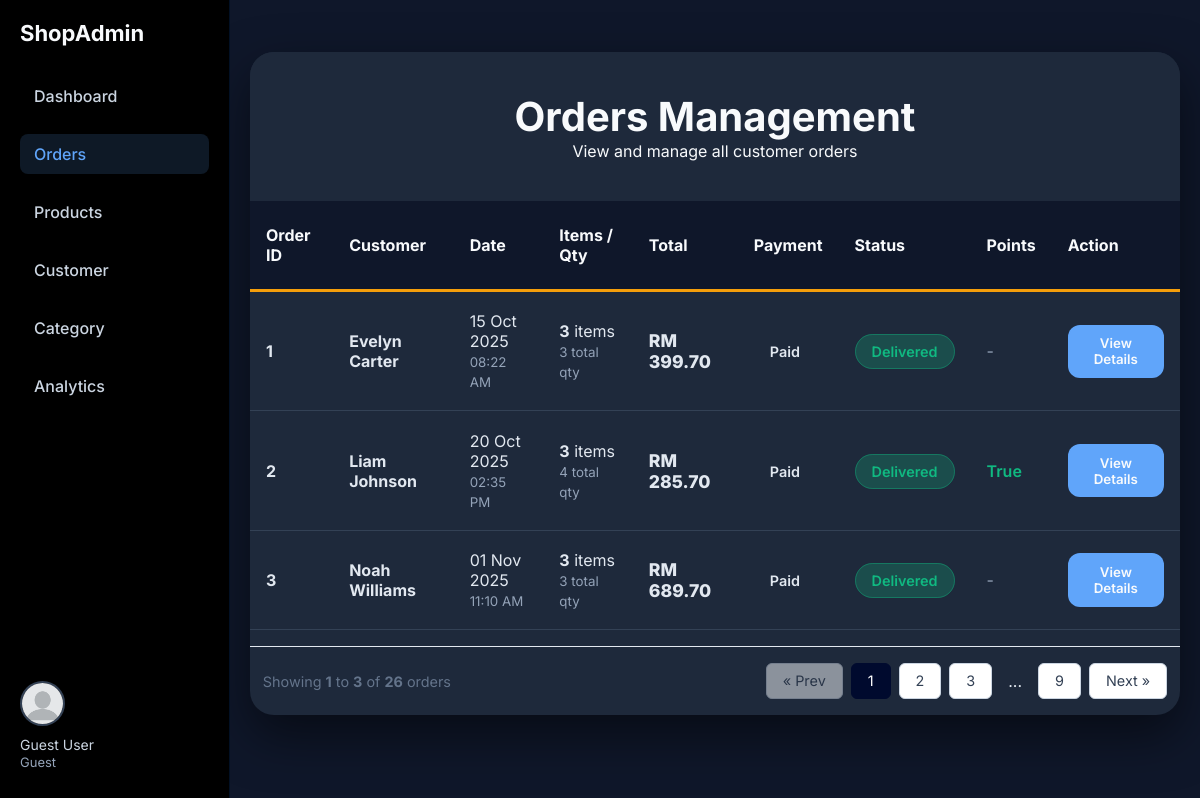
/pages/admin/admin-order.php, run on the app's committed database.
### tables this page shows
CREATE TABLE `orders` (
  `order_id` int(11) NOT NULL,
  `user_id` varchar(12) NOT NULL,
  `order_at` timestamp NOT NULL DEFAULT current_timestamp(),
  `deliver_at` date DEFAULT NULL,
  `payment_status` enum('Pending','Paid','Failed','Refunded') NOT NULL,
  `status` enum('Pending','Processing','Shipping','Delivered','Cancelled') NOT NULL,
  `total_price` decimal(10,2) NOT NULL,
  `utilize_point` tinyint(1) NOT NULL DEFAULT 0,
  `address_id` int(11) NOT NULL
);

CREATE TABLE `users` (
  `user_id` varchar(12) NOT NULL,
  `user_name` varchar(50) NOT NULL,
  `user_role` enum('Member','Admin') NOT NULL DEFAULT 'Member',
  `email` varchar(50) NOT NULL,
  `hash_password` varchar(255) NOT NULL,
  `account_status` enum('Verified','Unverified','Blocked') NOT NULL DEFAULT 'Unverified'
);

### DAO/order-dao.php (called while the page is built, shortened)
<?php
function getAllOrdersAdmin()
{
    global $_db;
    try {
        $sql = "SELECT
                    o.order_id,
                    o.order_at,
                    u.user_name,
                    u.email,
                    o.total_price,
                    o.payment_status,
                    o.status,
                    o.utilize_point,
                    COUNT(DISTINCT oi.product_id) AS total_items,
                    SUM(oi.qty) AS total_quantity
                FROM orders o
                INNER JOIN users u ON o.user_id = u.user_id
                LEFT JOIN orderitem oi ON o.order_id = oi.order_id
                GROUP BY o.order_id
                ORDER BY o.order_at ASC";
        $stmt = $_db->prepare($sql);
        $stmt->execute();
        return $stmt->fetchAll(PDO::FETCH_OBJ);
    } catch (PDOException $e) {
        error_log("Get All Orders Admin Error: " . $e->getMessage());
        return [];
    }
}

### controller/order-controller.php (called while the page is built, shortened)
<?php
require_once  __DIR__ . '/../_base.php';
require __DIR__ . '/../DAO/order-dao.php';
function getOrderHistoryAdmin()
{
    return getAllOrdersAdmin();
}

### pages/admin/admin-order.php (the view, shortened to what this page needs)
<?php
require '../../controller/order-controller.php';
include 'adminHeader.php';
$all_orders = getOrderHistoryAdmin();
$limit = 3;
$page = isset($_GET['page']) ? (int)$_GET['page'] : 1;
$total_records = count($all_orders);
$total_pages = ceil($total_records / $limit);
$offset = ($page - 1) * $limit;
$orders = array_slice($all_orders, $offset, $limit);
?>
<link rel="stylesheet" href="../../css/admin-order.css">
<body>
    <div class="admin-container">
        <div class="admin-header">
            <h1>Orders Management</h1>
            <p>View and manage all customer orders</p>
        </div>
        <table class="orders-table">
            <thead>
                <tr>
                    <th>Order ID</th>
                    <th>Customer</th>
                    <th>Date</th>
                    <th>Items / Qty</th>
                    <th>Total</th>
                    <th>Payment</th>
                    <th>Status</th>
                    <th>Points</th>
                    <th>Action</th>
                </tr>
            </thead>
            <tbody>
                <?php if (is_array($orders) && !empty($orders)): ?>
                    <?php foreach ($orders as $order): ?>
                        <?php if (is_object($order) && isset($order->order_id)): ?>
                            <tr>
                                <td data-label="Order ID"><strong><?= $order->order_id ?></strong></td>
                                <td data-label="Customer">
                                    <a style="text-decoration:none; color:var(--color-text-primary);" href="../admin/admin-order-detail.php?id=<?= $order->order_id ?>">
                                        <div><strong><?= htmlspecialchars($order->user_name ?? 'Unknown') ?></strong></div>
                                    </a>
                                </td>
                                <td data-label="Date">
                                    <?= isset($order->order_at) ? date('d M Y', strtotime($order->order_at)) : 'N/A' ?><br>
                                    <small style="color:#94a3b8;">
                                        <?= isset($order->order_at) ? date('h:i A', strtotime($order->order_at)) : '' ?>
                                    </small>
                                </td>
                                <td data-label="Items / Qty">
                                    <strong><?= $order->total_items ?? 0 ?></strong> item<?= ($order->total_items ?? 0) > 1 ? 's' : '' ?><br>
                                    <small style="color:#94a3b8;"><?= $order->total_quantity ?? 0 ?> total qty</small>
                                </td>
                                <td data-label="Total" class="total-price">
                                    RM <?= number_format($order->total_price ?? 0, 2) ?>
                                </td>
                                <td data-label="Payment">
                                    <span class="status <?= strtolower($order->payment_status ?? 'unknown') ?>">
                                        <?= ucfirst($order->payment_status ?? 'Unknown') ?>
                                    </span>
                                </td>
                                <td data-label="Status">
                                    <span class="status <?= strtolower($order->status ?? 'unknown') ?>">
                                        <?= ucfirst($order->status ?? 'Unknown') ?>
                                    </span>
                                </td>
                                <td data-label="Points">
                                    <?php if (isset($order->utilize_point) && $order->utilize_point): ?>
                                        <span style="color: #10b981; font-weight: 600;">True</span>
                                    <?php else: ?>
                                        <span style="color: #94a3b8;">-</span>
                                    <?php endif; ?>
                                </td>
                                <td data-label="Action">
                                    <button class="btn-small btn-view" onclick="viewOrderDetails(<?= $order->order_id ?? 0 ?>)">
                                        View Details
                                    </button>
                                </td>
                            </tr>
                        <?php endif; ?>
                    <?php endforeach; ?>
                <?php endif; ?>
            </tbody>
        </table>
        <?php if ($total_pages > 1): ?>
            <div class="pagination-container">
                <div class="pagination-info">
                    Showing <strong><?= $offset + 1 ?></strong> to <strong><?= min($offset + $limit, $total_records) ?></strong> of <strong><?= $total_records ?></strong> orders
                </div>
                <div class="pagination-controls">
                    <a href="?page=<?= $page - 1 ?>" class="page-btn <?= ($page <= 1) ? 'disabled' : '' ?>">
                        &laquo; Prev
                    </a>
                    <?php
                    $start = max(1, $page - 2);
                    $end = min($total_pages, $page + 2);
                    for ($i = $start; $i <= $end; $i++): ?>
                        <a href="?page=<?= $i ?>" class="page-btn <?= ($i == $page) ? 'active' : '' ?>">
                            <?= $i ?>
                        </a>
                    <?php endfor;
                    if ($end < $total_pages) {
                        if ($end < $total_pages - 1) echo '<span style="padding:0.5rem">...</span>';
                        echo '<a href="?page=' . $total_pages . '" class="page-btn">' . $total_pages . '</a>';
                    }
                    ?>
                    <a href="?page=<?= $page + 1 ?>" class="page-btn <?= ($page >= $total_pages) ? 'disabled' : '' ?>">
                        Next &raquo;
                    </a>
                </div>
            </div>
        <?php endif; ?>
    </div>
</body>
<?php include 'adminFooter.php'; ?>

### css/admin.css (style rules this page uses)
:root { --color-bg-body: #010716; --color-text-light: #e2e8f0; --color-sidebar-bg: #000000; --color-sidebar-border: #021024; --color-logo-text: #f8fafc; --color-menu-text: #cbd5e1; --color-menu-active: #60a5fa; --color-admin-name: #cbd5e1; --color-admin-name-muted: #94a3b8; --color-search-border: #475569; --color-search-bg: #000000; --color-search-text: #f1f5f9; }
* { margin: 0; padding: 0; box-sizing: border-box; font-family: Inter, sans-serif; }
body { background: var(--color-bg-body); color: var(--color-text-light); }

### css/admin-order.css (style rules this page uses)
:root { --color-bg-body: #0f172a; --color-card-bg: #1e293b; --color-input-bg: #1e293b; --color-upload-bg: #1e293b; --color-text-primary: #e2e8f0; --color-text-heading: #f8fafc; --color-text-label: #cbd5e1; --color-text-muted: #94a3b8; --color-text-placeholder: #64748b; --color-border: #334155; --color-border-dashed: #475569; --color-border-focus: #60a5fa; --color-primary: #f59e0b; --color-primary-hover: #d97706; --color-focus: #60a5fa; --color-danger: #ef4444; --color-required: #f87171; --orange: #f59e0b; --red: #ef4444; --green: #10b981; --blue: #3b82f6; --gray: #64748b; --dark: #1e293b; --light: #334155; --shadow-card: 0 20px 50px rgba(0, 0, 0, 0.5); --shadow-input-focus: 0 0 0 5px rgba(96, 165, 250, 0.2); --shadow-btn-primary: 0 10px 30px rgba(245, 158, 11, 0.4); }
.pagination-container { display: flex; justify-content: space-between; align-items: center; padding: 1rem 0.8rem; margin-top: 1rem; border-top: 1px solid #e2e8f0; }
.pagination-info { color: #64748b; font-size: 0.9rem; }
.pagination-controls { display: flex; gap: 0.5rem; }
.page-btn { padding: 0.5rem 1rem; border: 1px solid #cbd5e1; background: white; color: #334155; text-decoration: none; border-radius: 6px; transition: all 0.2s; font-size: 0.9rem; }
.page-btn.active { background: var( --primary-color, #000a2e ); color: white; border-color: var(--primary-color, #000a2e); }
.page-btn.disabled { opacity: 0.5; pointer-events: none; background: #f8fafc; }
.admin-container { max-width: 1400px; margin: 2rem auto; background: var(--color-card-bg); border-radius: 24px; box-shadow: var(--shadow-card); overflow: hidden; }
.admin-header { background: var(--color-card-bg); color: var(--color-text-heading); padding: 2.5rem; text-align: center; }
.admin-header h1 { margin: 0; font-size: 2.5rem; font-weight: 700; color: var(--color-text-heading); }
.orders-table { width: 100%; border-collapse: collapse; font-size: 1rem; }
.orders-table th { background: var(--color-bg-body); padding: 1.5rem 1rem; text-align: left; font-weight: 700; color: var(--color-text-heading); border-bottom: 3px solid var(--color-primary); }
.orders-table td { padding: 1.2rem 1rem; border-bottom: 1px solid var(--color-border); color: var(--color-text-primary); }
.status { padding: 0.5rem 1rem; border-radius: 50px; font-size: 0.9rem; font-weight: 600; text-transform: capitalize; }
.status.delivered { background: rgba(16, 185, 129, 0.25); color: #10b981; border: 1px solid rgba(16, 185, 129, 0.4); }
.btn-small { padding: 0.6rem 1.2rem; border: none; border-radius: 12px; font-weight: 600; cursor: pointer; transition: all 0.3s; }
.btn-view { background: var(--color-focus); color: var(--color-text-heading); border: 1px solid rgba(96, 165, 250, 0.3); }
.total-price { font-weight: 800; color: var(--color-primary); font-size: 1.1rem; }

### data on the page
orders: order_id "1", user.user_name "Evelyn Carter", order_at "15 Oct 2025", order_at "08:22 AM", total_items "3", total_quantity "3", total_price "399.70", payment_status "Paid", status "Delivered"
orders: order_id "2", user.user_name "Liam Johnson", order_at "20 Oct 2025", order_at "02:35 PM", total_items "3", total_quantity "4", total_price "285.70", payment_status "Paid", status "Delivered", utilize_point "True"
orders: order_id "3", user.user_name "Noah Williams", order_at "01 Nov 2025", order_at "11:10 AM", total_items "3", total_quantity "3", total_price "689.70", payment_status "Paid", status "Delivered"

### other printed values
$currentUser->user_name "Guest User"
$currentUser->user_role "Guest"
$offset + 1 "1"
min($offset + $limit, $total_records) "3"
$total_records "26"
$total_pages "9"
